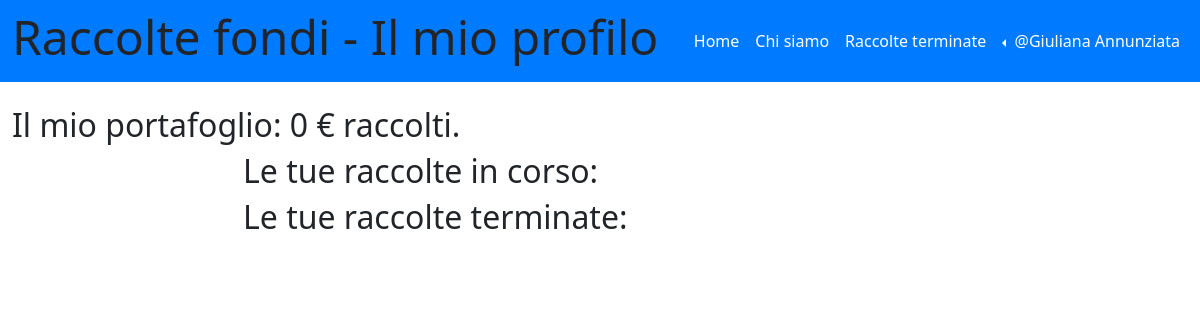
Page /le_mie_raccolte (signed in) on the earlier database version.
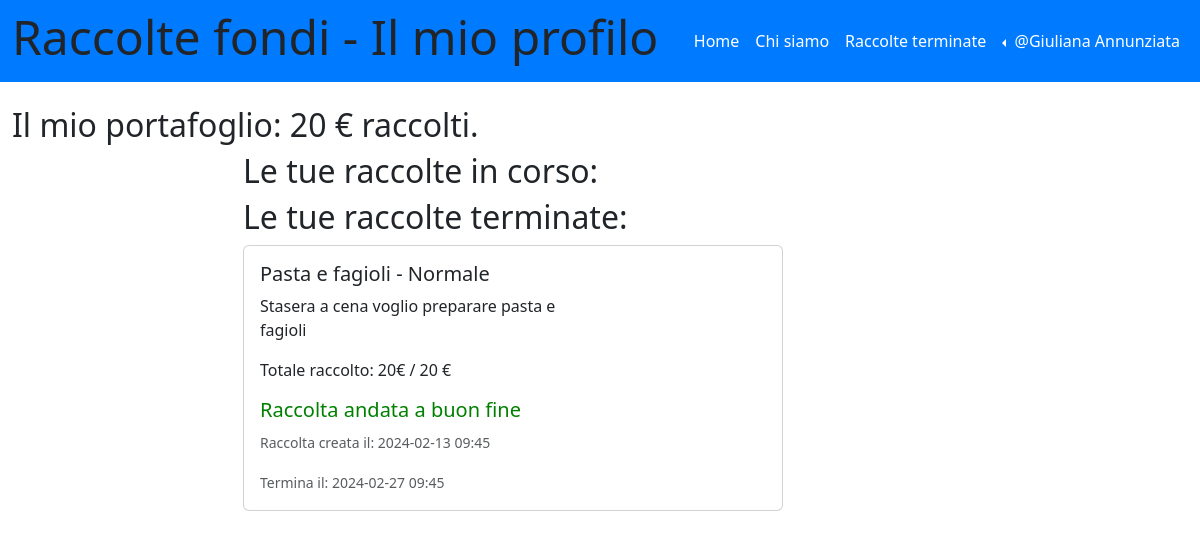
Same page on the later database version.
### tables this page shows
CREATE TABLE "utenti" (
	"id_utente"	INTEGER UNIQUE,
	"email"	TEXT NOT NULL UNIQUE,
	"password"	TEXT NOT NULL UNIQUE,
	"nome"	TEXT NOT NULL,
	"cognome"	TEXT NOT NULL,
	"immagine_utente"	TEXT,
	"portafoglio"	NUMERIC,
	PRIMARY KEY("id_utente" AUTOINCREMENT)
);

CREATE TABLE "raccolte" (
	"id_raccolta"	INTEGER NOT NULL UNIQUE,
	"nome_raccolta"	TEXT NOT NULL,
	"descrizione"	TEXT,
	"immagine"	TEXT,
	"data_creazione"	TEXT,
	"data_termine"	TEXT,
	"cifra_attuale"	NUMERIC,
	"cifra_da_raggiungere"	NUMERIC,
	"tipo_raccolta"	TEXT,
	"organizzatore_raccolta"	INTEGER,
	"importo_minimo"	NUMERIC,
	"status"	TEXT DEFAULT 'attiva',
	"aggiornata"	TEXT DEFAULT 'no',
	"importo_massimo"	NUMERIC,
	PRIMARY KEY("id_raccolta" AUTOINCREMENT),
	FOREIGN KEY("organizzatore_raccolta") REFERENCES "utenti"("id_utente")
);

### app.py (the view)
@app.route('/le_mie_raccolte')
@login_required
def le_mie_raccolte():
    id_utente = current_user.id_utente
    raccolte_utente_db = raccolte_dao.get_raccolta_by_id_utente(id_utente)
    return render_template('le_mie_raccolte.html', raccolte_utente = raccolte_utente_db)

### app.py (called while the page is built)
@app.before_request
def update_before_request():
    app.logger.info('Inizio update_status_e_portafoglio')
    try:
        raccolte_dao.update_status_e_portafoglio()
        app.logger.info('Fine update_status_e_portafoglio')
    except Exception as e:
        print('Error during update:', str(e))

@login_manager.user_loader
def load_user(user_id):
    db_user = utenti_dao.get_user_by_id(user_id)
    if db_user is not None:
        user = User(id_utente=db_user['id_utente'], nome=db_user['nome'], cognome=db_user['cognome'], email=db_user['email'], password=db_user['password'], immagine_utente=db_user['immagine_utente'], portafoglio=db_user['portafoglio'])
    else:
        user = None
    return user

### raccolte_dao.py (called while the page is built)
def get_raccolta_by_id_utente(id_utente):
    conn = sqlite3.connect('db/raccolte_fondi.db')
    conn.row_factory = sqlite3.Row
    cursor = conn.cursor()
    sql = 'SELECT * FROM raccolte WHERE raccolte.organizzatore_raccolta = ?'
    cursor.execute(sql, (id_utente,))
    raccolte_utente = cursor.fetchall()
    cursor.close()
    conn.close()
    return raccolte_utente

### templates/le_mie_raccolte.html (shortened to what this page needs)
{% extends "base.html" %}
{% block page_name%}Il mio profilo{%endblock%}
{% block content %}
<h2>Il mio portafoglio: {{ current_user.portafoglio }} € raccolti.</h2>
<main class="col-lg-9 col-md-12">
    <div class="container">
        <div class="row">
            <div class="col-3">
            </div>
            <div class="col-9">
                <h2>Le tue raccolte in corso:</h2>
                <h2>Le tue raccolte terminate:</h2>
                {% for raccolta in raccolte_utente %}
                    {% if raccolta.status == "terminata" %}
                        <div class="card mb-3" style="max-width: 540px;">
                            <div class="row g-0">
                                <div class="col-md-8">
                                    <div class="card-body">
                                        <h5 class="card-title">
                                            {{ raccolta.nome_raccolta | e }}
                                            - {% if raccolta.tipo_raccolta == 'lampo' %} Lampo
                                            {% else %} Normale
                                            {% endif %}
                                        </h5>
                                        <p class="card-text">{{ raccolta.descrizione }}</p>
                                        <p class="card-text">Totale raccolto: {{ raccolta.cifra_attuale }}€ / {{ raccolta.cifra_da_raggiungere }} €</p>
                                        {% if raccolta.cifra_attuale >= raccolta.cifra_da_raggiungere %}
                                        <h5 class="raccolte_terminate_successo">Raccolta andata a buon fine</h5>
                                         {%  else %}
                                        <h5 class="raccolte_terminate_fallita">La raccolta non ha raggiunto l'obiettivo</h5>
                                        {% endif %}
                                        {% if raccolta.tipo_raccolta == 'lampo' %}
                                            <p class="card-text"><small class="text-muted">Raccolta creata alle ore: {{ raccolta.data_creazione.split(' ')[1] }}</small></p>
                                            <p class="card-text"><small class="text-muted">Termina alle ore: {{ raccolta.data_termine.split(' ')[1] }}</small></p>
                                        {% else %}
                                            <p class="card-text"><small class="text-muted">Raccolta creata il: {{ raccolta.data_creazione }}</small></p>
                                            <p class="card-text"><small class="text-muted">Termina il: {{ raccolta.data_termine }}</small></p>
                                        {% endif %}
                                    </div>
                                </div>
                            </div>
                        </div>
                    {% endif %}
                {% endfor %}
            </div>
        </div>
    </div>
</main>
{% endblock %}

### templates/base.html (shortened to what this page needs)
<!doctype html>
<html lang="en">
<head>
  <link href="https://cdn.jsdelivr.net/npm/bootstrap@5.3.2/dist/css/bootstrap.min.css" rel="stylesheet"
>
  <link rel="stylesheet" href="https://cdn.jsdelivr.net/npm/bootstrap-icons@1.11.2/font/bootstrap-icons.min.css">
  <link rel="stylesheet" href="{{ url_for('static', filename='style.css') }}">
</head>
<body>
  <header id="myheader">
    <nav class="navbar navbar-dark navbar-expand-lg mynavbar">
      <div class="container-fluid">
        <h1 class="display-5">Raccolte fondi - {% block page_name %}{% endblock %}</h1>
        <div class="collapse navbar-collapse" id="navbarSupportedContent">
          <ul class="navbar-nav ms-auto">
            <li class="nav-item">
              <a class="nav-link {%block home_active%}{% endblock %}" aria-current="page" href="/">Home</a>
            </li>
            <li class="nav-item">
              <a class="nav-link {%block about_active%}{% endblock %}" href="{{ url_for('about') }}">Chi siamo</a>
            </li>
            <li class="nav-item">
                <a class="nav-link {%block raccolte_terminate_active%}{% endblock %}" href="{{ url_for('raccolte_terminate') }}">Raccolte terminate</a>
              </li>
            {% if current_user.is_authenticated %}
            <li class="nav-item dropdown dropstart">
              <a class="nav-link dropdown-toggle" href="#" role="button" data-bs-toggle="dropdown"
                aria-expanded="false">
                @{{current_user.nome}} {{current_user.cognome}}
              </a>
            </li>
            {% else %}
            <li class="nav-item">
              <a class="nav-link {%block signup_active%}{% endblock %}" aria-current="page"
                href="{{ url_for('iscriviti') }}">Registrati</a>
            </li>
            {% endif %}
          </ul>
        </div>
      </div>
    </nav>
  </header>
  <div class="container-fluid mt-4">
    <div class="row">
      {%block content %}{% endblock %}
    </div>
  </div>
</body>
</html>

Differences in the rows shown:
changed utenti "Giuliana": portafoglio "0" → "20"
now on this page (row edited): raccolte: nome_raccolta "Pasta e fagioli", tipo_raccolta "Normale", descrizione "Stasera a cena voglio preparare pasta e fagioli", cifra_attuale "20", cifra_da_raggiungere "20", shows "Raccolta andata a buon fine", data_creazione "2024-02-13 09:45", data_termine "2024-02-27 09:45"
